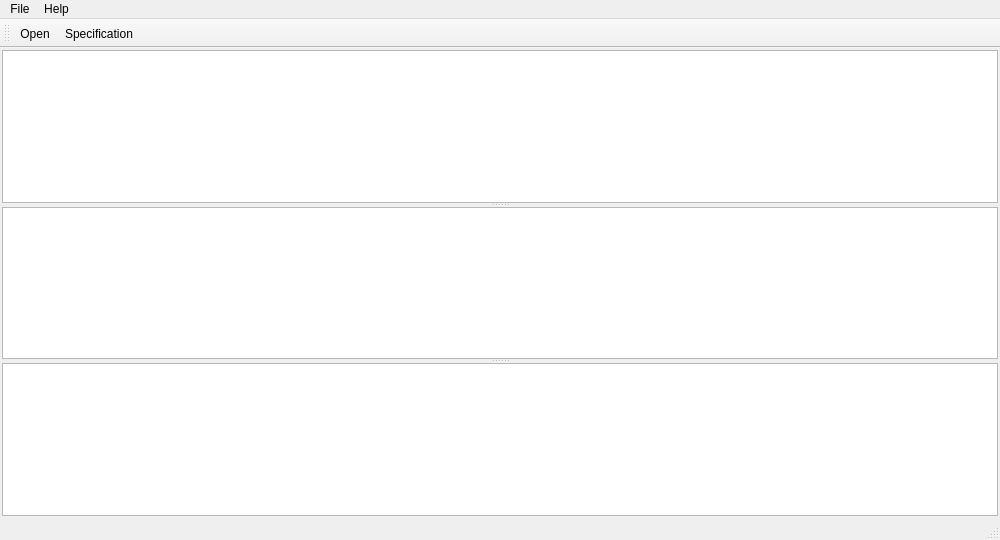
<?xml version="1.0" encoding="UTF-8"?>
<ui version="4.0">
 <class>MainWindow</class>
 <widget class="QMainWindow" name="MainWindow">
  <property name="geometry">
   <rect>
    <x>0</x>
    <y>0</y>
    <width>1000</width>
    <height>540</height>
   </rect>
  </property>
  <property name="windowTitle">
   <string>AsterixInspector</string>
  </property>
  <property name="windowIcon">
   <iconset resource="resources.qrc">
    <normaloff>:/images/radar.svg</normaloff>:/images/radar.svg</iconset>
  </property>
  <widget class="QWidget" name="centralWidget">
   <layout class="QVBoxLayout" name="verticalLayout">
    <property name="leftMargin">
     <number>2</number>
    </property>
    <property name="topMargin">
     <number>2</number>
    </property>
    <property name="rightMargin">
     <number>2</number>
    </property>
    <property name="bottomMargin">
     <number>2</number>
    </property>
    <item>
     <widget class="QSplitter" name="splitter">
      <property name="orientation">
       <enum>Qt::Vertical</enum>
      </property>
      <widget class="QTableView" name="m_blockTable">
       <property name="alternatingRowColors">
        <bool>true</bool>
       </property>
       <property name="selectionMode">
        <enum>QAbstractItemView::SingleSelection</enum>
       </property>
       <property name="selectionBehavior">
        <enum>QAbstractItemView::SelectRows</enum>
       </property>
       <property name="gridStyle">
        <enum>Qt::SolidLine</enum>
       </property>
      </widget>
      <widget class="QTableView" name="m_recordTable">
       <property name="alternatingRowColors">
        <bool>true</bool>
       </property>
       <property name="selectionMode">
        <enum>QAbstractItemView::SingleSelection</enum>
       </property>
       <property name="selectionBehavior">
        <enum>QAbstractItemView::SelectRows</enum>
       </property>
      </widget>
      <widget class="QTableView" name="m_fieldTable">
       <property name="alternatingRowColors">
        <bool>true</bool>
       </property>
       <property name="selectionMode">
        <enum>QAbstractItemView::SingleSelection</enum>
       </property>
       <property name="selectionBehavior">
        <enum>QAbstractItemView::SelectRows</enum>
       </property>
      </widget>
     </widget>
    </item>
   </layout>
  </widget>
  <widget class="QStatusBar" name="statusBar"/>
  <widget class="QToolBar" name="toolBar">
   <property name="windowTitle">
    <string>toolBar</string>
   </property>
   <attribute name="toolBarArea">
    <enum>TopToolBarArea</enum>
   </attribute>
   <attribute name="toolBarBreak">
    <bool>false</bool>
   </attribute>
   <addaction name="actionOpenFile"/>
   <addaction name="actionSpecificationSelection"/>
  </widget>
  <widget class="QMenuBar" name="menuBar">
   <property name="geometry">
    <rect>
     <x>0</x>
     <y>0</y>
     <width>1000</width>
     <height>19</height>
    </rect>
   </property>
   <widget class="QMenu" name="menuFile">
    <property name="title">
     <string>File</string>
    </property>
    <widget class="QMenu" name="menuGenerate_Report">
     <property name="title">
      <string>Generate Report</string>
     </property>
     <addaction name="actionGenerateXmlReport"/>
    </widget>
    <addaction name="actionOpenFile"/>
    <addaction name="menuGenerate_Report"/>
    <addaction name="actionQuit"/>
   </widget>
   <widget class="QMenu" name="menuHelp">
    <property name="title">
     <string>Help</string>
    </property>
    <addaction name="actionAbout"/>
    <addaction name="actionAbout_Qt"/>
   </widget>
   <addaction name="menuFile"/>
   <addaction name="menuHelp"/>
  </widget>
  <action name="actionOpenFile">
   <property name="icon">
    <iconset>
     <normaloff>:/qt-project.org/styles/commonstyle/images/standardbutton-open-16.png</normaloff>:/qt-project.org/styles/commonstyle/images/standardbutton-open-16.png</iconset>
   </property>
   <property name="text">
    <string>Open</string>
   </property>
   <property name="shortcut">
    <string>Ctrl+O</string>
   </property>
  </action>
  <action name="actionAbout">
   <property name="text">
    <string>About</string>
   </property>
  </action>
  <action name="actionAbout_Qt">
   <property name="text">
    <string>About Qt</string>
   </property>
  </action>
  <action name="actionQuit">
   <property name="icon">
    <iconset>
     <normaloff>:/qt-project.org/styles/commonstyle/images/standardbutton-close-16.png</normaloff>:/qt-project.org/styles/commonstyle/images/standardbutton-close-16.png</iconset>
   </property>
   <property name="text">
    <string>Quit</string>
   </property>
   <property name="shortcut">
    <string>Ctrl+Q</string>
   </property>
  </action>
  <action name="actionSpecificationSelection">
   <property name="text">
    <string>Specification</string>
   </property>
   <property name="toolTip">
    <string>Show and select available specifications</string>
   </property>
  </action>
  <action name="actionGenerateXmlReport">
   <property name="text">
    <string>XML</string>
   </property>
   <property name="toolTip">
    <string>Generate XML Text Report</string>
   </property>
  </action>
  <action name="actionGenerateJsonReport">
   <property name="text">
    <string>JSON</string>
   </property>
   <property name="toolTip">
    <string>Generate JSON Text Report</string>
   </property>
  </action>
  <action name="actionGenerateYamlReport">
   <property name="text">
    <string>YAML</string>
   </property>
   <property name="toolTip">
    <string>Generate YAML Text Report</string>
   </property>
  </action>
 </widget>
 <layoutdefault spacing="6" margin="11"/>
 <resources>
  <include location="resources.qrc"/>
 </resources>
 <connections/>
</ui>
